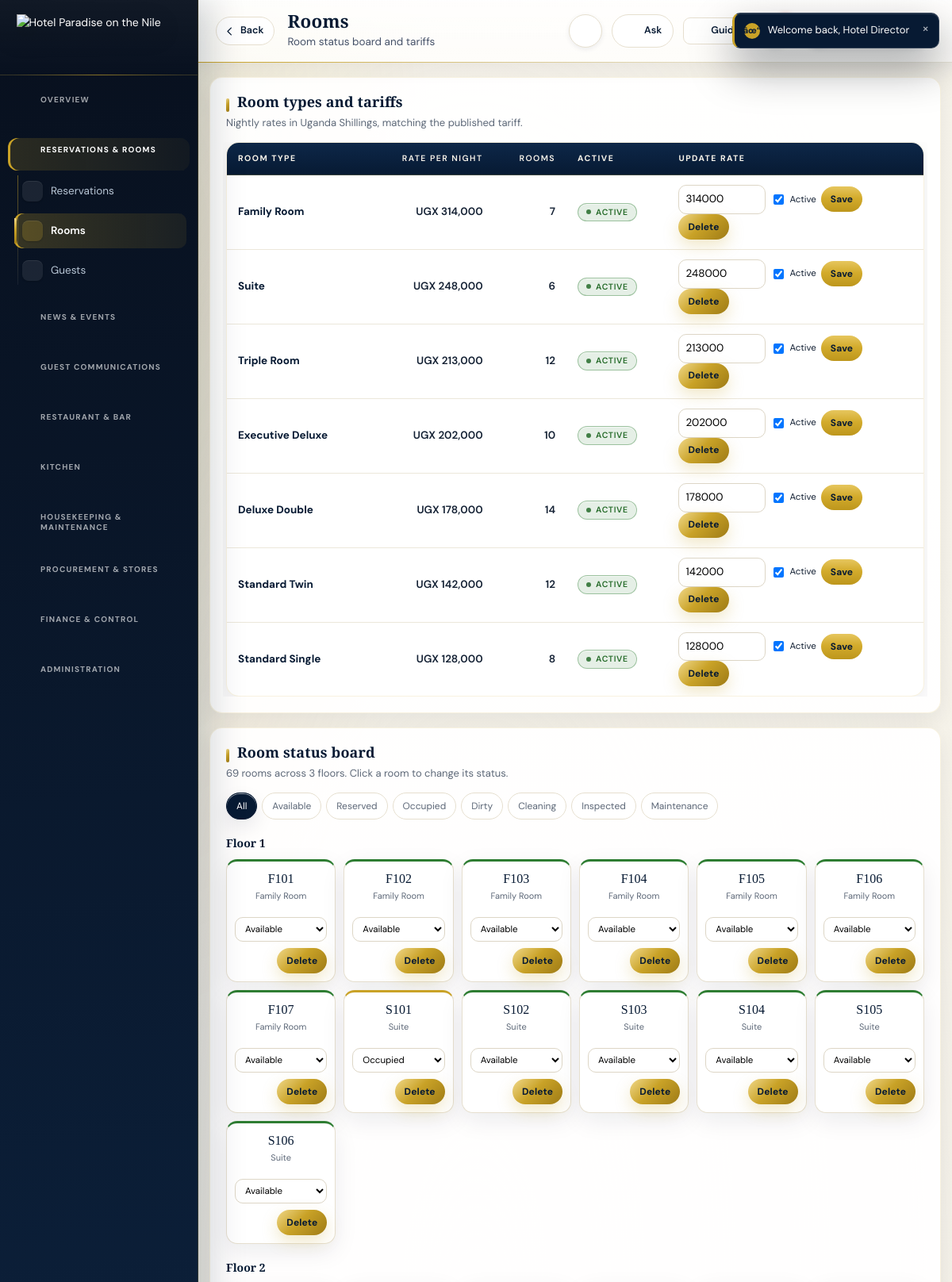
Screenshot of /backend-php/index.php?page=rooms (signed in, upper part) with the database file from the repository.
### tables this page shows
CREATE TABLE `room_types` (
  `id` bigint(20) UNSIGNED NOT NULL,
  `hotel_id` bigint(20) UNSIGNED NOT NULL,
  `name` varchar(120) NOT NULL,
  `description` text DEFAULT NULL,
  `max_guests` int(11) NOT NULL DEFAULT 1,
  `base_rate` decimal(14,2) NOT NULL,
  `active` tinyint(1) NOT NULL DEFAULT 1,
  `deleted_at` timestamp NULL DEFAULT NULL,
  `deleted_by` bigint(20) UNSIGNED DEFAULT NULL
);

CREATE TABLE `rooms` (
  `id` bigint(20) UNSIGNED NOT NULL,
  `hotel_id` bigint(20) UNSIGNED NOT NULL,
  `room_type_id` bigint(20) UNSIGNED NOT NULL,
  `room_number` varchar(30) NOT NULL,
  `floor` varchar(30) DEFAULT NULL,
  `status` enum('available','reserved','occupied','dirty','cleaning','inspected','maintenance','out_of_service') DEFAULT 'available',
  `deleted_at` timestamp NULL DEFAULT NULL,
  `deleted_by` bigint(20) UNSIGNED DEFAULT NULL
);

### backend-php/modules/rooms.php (the view, shortened to what this page needs)
<?php
$flt=$_GET['st']??'';
$types_all=rows('SELECT * FROM room_types WHERE deleted_at IS NULL ORDER BY base_rate DESC');
$whereAll=$flt?'WHERE status=? AND deleted_at IS NULL':'WHERE deleted_at IS NULL';
  $all=rows("SELECT * FROM rooms $whereAll".($flt?' ORDER BY status,room_number':' ORDER BY room_number'),$flt?[$flt]:[]);
$floors=rows('SELECT DISTINCT floor FROM rooms WHERE deleted_at IS NULL ORDER BY floor');
$typeCounts=[];
foreach(rows('SELECT room_type_id,COUNT(*) c FROM rooms GROUP BY room_type_id') as $tc) $typeCounts[(int)$tc['room_type_id']]=(int)$tc['c'];
$typeNames=[];
foreach($types_all as $rt) $typeNames[(int)$rt['id']]=$rt['name'];
echo '<div class="panel"><h2>Room types and tariffs</h2><p class="hint">Nightly rates in Uganda Shillings, matching the published tariff.</p>';
echo '<table class="tbl"><thead><tr><th>Room type</th><th class="num">Rate per night</th><th class="num">Rooms</th><th>Active</th><th>Update rate</th></tr></thead><tbody>';
foreach($types_all as $t){
 $cnt=$typeCounts[(int)$t['id']]??0;
 echo '<tr><td><b>'.e($t['name']).'</b></td><td class="num">'.money($t['base_rate']).'</td><td class="num">'.(int)$cnt.'</td><td>'.($t['active']?badge('Active','ok'):badge('Hidden','grey')).'</td>';
  echo '<td>'; form_open('rooms','rate',['type_id'=>$t['id']]);
  echo '<div style="display:flex;gap:6px;align-items:center;flex-wrap:wrap"><input name="rate" type="number" value="'.(int)$t['base_rate'].'" style="width:110px;padding:7px 8px;border:1px solid var(--line);border-radius:8px">';
  echo '<label style="display:flex;align-items:center;gap:4px;font-size:11.5px"><input type="checkbox" name="active"'.($t['active']?' checked':'').'> Active</label>';
  echo '<button class="btn sm">Save</button></div>'; form_close(); echo ' '.trash_button('room_types',(int)$t['id'],'rooms').'</td></tr>';
}
  echo '</tbody></table></div>';
echo '<div class="panel"><h2>Room status board</h2><p class="hint">'.(int)val('SELECT COUNT(*) FROM rooms WHERE deleted_at IS NULL').' rooms across '.count($floors).' floors. Click a room to change its status.</p>';
echo '<div class="rfilter">';
foreach([''=>'All','available'=>'Available','reserved'=>'Reserved','occupied'=>'Occupied','dirty'=>'Dirty','cleaning'=>'Cleaning','inspected'=>'Inspected','maintenance'=>'Maintenance'] as $k=>$v){
 echo '<a href="'.BASE.'/index.php?page=rooms'.($k?'&st='.$k:'').'"><button class="'.($flt===$k?'on':'').'">'.$v.'</button></a>';
}
echo '</div>';
foreach($floors as $f){
 echo '<h3 style="margin:22px 0 12px">'.e($f['floor']).'</h3><div class="roomGrid">';
  foreach($all as $r) if($r['floor']===$f['floor']){
   $tname=$typeNames[(int)$r['room_type_id']]??'';
   echo '<div class="room '.e($r['status']).'"><div class="rno">'.e($r['room_number']).'</div><div class="rtype">'.e($tname).'</div>';
   echo '<form method="post" action="'.BASE.'/index.php?page=rooms&amp;act=status" style="margin-top:10px">'.csrf_field();
   echo '<select name="status" onchange="this.form.submit()" style="width:100%;padding:6px 8px;border:1px solid var(--line);border-radius:8px;font-size:11.5px">';
   $states=['available'=>'Available','dirty'=>'Dirty','cleaning'=>'Cleaning','inspected'=>'Inspected','maintenance'=>'Maintenance','out_of_service'=>'Out of service'];
   if($r['status']==='occupied') $states=['occupied'=>'Occupied']+$states;
   foreach($states as $k2=>$v2)
    echo '<option value="'.$k2.'"'.checked($r['status'],$k2).'>'.$v2.'</option>';
   echo '</select></form>';
   echo '<div style="margin-top:8px;text-align:right">'; echo trash_button('rooms',(int)$r['id'],'rooms'); echo '</div>';
   echo '</div>';
  }
 echo '</div>';
}
echo '</div>';

### backend-php/app/bootstrap.php (shortened to what this page needs)
<?php
if(!function_exists('hp_config')){
 function hp_config(): array{
  $file=__DIR__.'/../config.php';
  if(!is_readable($file)) return $cfg=[];
  $got=include $file;
  return $cfg=is_array($got)?$got:[];
 }
}
function db_config(): array{
 $fromFile=hp_config();
 $fromConfig=function(string $path) use($fromFile){
  $node=$fromFile;
  foreach(explode('.',$path) as $step){
   if(!is_array($node)||!array_key_exists($step,$node)) return null;
   $node=$node[$step];
  }
  return $node;
 };
 $pick=function(string $path,string $env,string $fallback) use($fromConfig): string{
  $v=getenv($env);
  if(is_string($v)&&$v!=='') return $v;
  $v=$fromConfig($path);
  if(is_string($v)&&$v!=='') return $v;
  return $fallback;
 };
 $host=$pick('db.host','HP_DB_HOST','127.0.0.1');
 $port=$pick('db.port','HP_DB_PORT','');
 return $cfg=[
  'dsn'=>'mysql:host='.$host.($port!==''?';port='.$port:'').';charset=utf8mb4',
  'host'=>$host,'port'=>$port,
  'name'=>$pick('db.name','HP_DB_NAME','hotelpardise_system'),
  'user'=>$pick('db.user','HP_DB_USER','hotelpardise_system'),
  'pass'=>$pick('db.pass','HP_DB_PASS',''),
  'web'=>[
   'name'=>$pick('web_db.name','HP_WEB_DB_NAME','hotelpardise_website'),
   'user'=>$pick('web_db.user','HP_WEB_DB_USER','hotelpardise_website'),
   'pass'=>$pick('web_db.pass','HP_WEB_DB_PASS',''),
  ],
 ];
}
function db_connect(string $dsn,string $dbName,string $user,string $pass): PDO{
  try{
   return new PDO($dsn.';dbname='.$dbName,$user,$pass,[
    PDO::ATTR_ERRMODE=>PDO::ERRMODE_EXCEPTION,
    PDO::ATTR_DEFAULT_FETCH_MODE=>PDO::FETCH_ASSOC
   ]);
  }catch(PDOException $e){
   $reason=db_failure_reason($e,$dbName,$user);
   error_log('[hotel db] cannot open '.$dbName.' as '.$user.'@'.db_config()['host']
    .' [SQLSTATE '.$e->getCode().']: '.$reason);
   throw new RuntimeException($reason,0);
  }
}
function db(): PDO{
  static $pdo=null;
  if($pdo===null){
   $c=db_config();
   try{
    $pdo=db_connect($c['dsn'],$c['name'],$c['user'],$c['pass']);
   }catch(RuntimeException $e){
    db_setup_page($e->getMessage());
   }
  }
  return $pdo;
}
function q(string $sql,array $p=[]){ $st=db()->prepare($sql); $st->execute($p); return $st; }
function rows(string $sql,array $p=[]){ return q($sql,$p)->fetchAll(); }
function val(string $sql,array $p=[]){ $r=q($sql,$p)->fetchColumn(); return $r===false?null:$r; }
function e($v=null): string{ return htmlspecialchars((string)$v,ENT_QUOTES,'UTF-8'); }
function money($v): string{ return 'UGX '.number_format((float)$v,0); }
function badge(string $text,string $tone='grey'): string{
 static $tones=['ok'=>1,'warn'=>1,'bad'=>1,'gold'=>1,'navy'=>1,'blue'=>1,'grey'=>1];
 $t=isset($tones[$tone])?$tone:'grey';
 return '<span class="badge '.e($t).'">'.e($text).'</span>';
}
require_once __DIR__.'/trash.php';

### backend-php/app/trash.php (shortened to what this page needs)
<?php
function trash_registry(): array{
 return [
  'guests'                =>['label'=>'Guest',          'title'=>'full_name',      'desc'=>'email',          'page'=>'guests'],
  'suppliers'             =>['label'=>'Supplier',        'title'=>'name',           'desc'=>'contact_person','page'=>'suppliers'],
  'users'                 =>['label'=>'Team member','title'=>'name',           'desc'=>'email',          'page'=>'users'],
  'inventory_items'       =>['label'=>'Stock item','title'=>'name','desc'=>'code','page'=>'inventory'],
  'expenses'              =>['label'=>'Expense','title'=>'number','desc'=>'description','page'=>'expenses'],
  'event_requests'        =>['label'=>'Event request','title'=>'request_number','desc'=>'full_name','page'=>'events'],
  'facility_enquiries'    =>['label'=>'Facility enquiry','title'=>'enquiry_number','desc'=>'full_name','page'=>'events'],
  'news_posts'            =>['label'=>'News post','title'=>'title','desc'=>'category','page'=>'news'],
  'reservations'          =>['label'=>'Reservation','title'=>'booking_number','desc'=>'status','page'=>'reservations'],
  'purchase_requisitions' =>['label'=>'Requisition','title'=>'number','desc'=>'status','page'=>'purchases'],
  'purchase_orders'       =>['label'=>'Purchase order','title'=>'number','desc'=>'status','page'=>'purchases'],
  'rooms'                 =>['label'=>'Room','title'=>'room_number','desc'=>'status','page'=>'rooms'],
  'room_types'            =>['label'=>'Room type','title'=>'name','desc'=>'description','page'=>'rooms'],
 ];
}
function trash_meta(string $table): ?array{ return trash_registry()[$table]??null; }
function trash_button(string $table,int $id,string $back=''): string{
 $meta=trash_meta($table);
 $msg='Move this '.$meta['label'].' to the Trash? You can restore it later from the Trash page.';
 return '<form method="post" class="actForm" onsubmit="return confirm('.json_encode($msg,JSON_UNESCAPED_SLASHES|JSON_HEX_APOS).')">'
  .csrf_field()
  .'<input type="hidden" name="trash_action" value="trash">'
  .'<input type="hidden" name="table" value="'.e($table).'">'
  .'<input type="hidden" name="id" value="'.(int)$id.'">'
  .'<input type="hidden" name="back" value="'.e($back).'">'
  .'<button class="btn sm danger" type="submit">Delete</button></form>';
}

### backend-php/assets/luxury-admin.css (style rules this page uses)
html { scroll-behavior:smooth }
body { background: radial-gradient(1100px 420px at 100% -10%,rgba(201,162,39,.12),transparent 60%), radial-gradient(800px 340px at -5% 0,rgba(11,93,120,.09),transparent 60%), linear-gradient(180deg,#f8f5ec 0%,#f2efe6 100%) !important; color:var(--ink); font-feature-settings:"liga" 1,"kern" 1 }
.tbSub,.hint,.muted,.subtle { color:var(--muted) !important }
.card,.kpi,.stat,.panel,.box,[class*="card"],.tableWrap,table,.chartBox,.reportCard,.notifCard { border-radius:var(--r) !important;border:1px solid rgba(201,162,39,.14) !important;box-shadow:var(--e1) !important }
.card,.panel,.box,.tableWrap,.chartBox,.reportCard { background:rgba(255,255,255,.92) !important }
h1,h2,h3,.pageTitle,.sectionTitle { font-family:'Playfair Display',serif;color:var(--navy) }
table { width:100%;border-collapse:separate !important;border-spacing:0;overflow:hidden;background:#fff }
thead th,th { background:linear-gradient(180deg,#0d2748,#071a33) !important;color:#f8f4ea !important; font-weight:600;letter-spacing:.04em;text-transform:uppercase;font-size:11px;border-bottom:1px solid rgba(201,162,39,.25) !important }
th,td { padding:12px 14px !important;border-bottom:1px solid #ece7db !important;vertical-align:middle }
tbody tr { transition:background .18s ease }
tbody tr:last-child td { border-bottom:0 !important }
input,select,textarea { border-radius:10px !important;border:1px solid #ddd6c6 !important;background:#fff !important; transition:border-color .2s ease,box-shadow .2s ease }
.btn,button.btn,a.btn,.button,[type="submit"] { border-radius:999px !important;font-weight:700;letter-spacing:.01em; transition:transform .22s ease,box-shadow .22s ease,filter .22s ease }
.btn.primary,.btnP,.btn-gold,[class*="primary"],button[type="submit"].btn { background:var(--foil) !important;color:#071a33 !important;border:0 !important;box-shadow:0 8px 20px rgba(201,162,39,.25) !important }
.pill,.badge,.status,.tag,[class*="pill"],[class*="badge"] { border-radius:999px !important;font-weight:600 }

### rows the page displays
room_types: name "Family Room", base_rate "UGX 314,000", id "7", rate "314000", active "☑"
room_types: name "Suite", base_rate "UGX 248,000", id "6", rate "248000", active "☑"
room_types: name "Triple Room", base_rate "UGX 213,000", id "12", rate "213000", active "☑"
room_types: name "Executive Deluxe", base_rate "UGX 202,000", id "10", rate "202000", active "☑"
room_types: name "Deluxe Double", base_rate "UGX 178,000", id "14", rate "178000", active "☑"
room_types: name "Standard Twin", base_rate "UGX 142,000", id "12", rate "142000", active "☑"
room_types: name "Standard Single", base_rate "UGX 128,000", id "8", rate "128000", active "☑"
rooms: room_number "F101", room_type "Family Room"
rooms: room_number "F102", room_type "Family Room"
rooms: room_number "F103", room_type "Family Room"
rooms: room_number "F104", room_type "Family Room"
rooms: room_number "F105", room_type "Family Room"
rooms: room_number "F106", room_type "Family Room"
rooms: room_number "F107", room_type "Family Room"
rooms: room_number "S101", room_type "Suite"
rooms: room_number "S102", room_type "Suite"
rooms: room_number "S103", room_type "Suite"
rooms: room_number "S104", room_type "Suite"
rooms: room_number "S105", room_type "Suite"
rooms: room_number "S106", room_type "Suite"

### other values shown
$group['label'] "OVERVIEW"
$group['label'] "RESERVATIONS & ROOMS"
$label "Reservations"
$label "Rooms"
$label "Guests"
$group['label'] "NEWS & EVENTS"
$group['label'] "GUEST COMMUNICATIONS"
$group['label'] "RESTAURANT & BAR"
$group['label'] "KITCHEN"
$group['label'] "HOUSEKEEPING & MAINTENANCE"
$group['label'] "PROCUREMENT & STORES"
$group['label'] "FINANCE & CONTROL"
$group['label'] "ADMINISTRATION"
$title "Rooms"
$sub "Room status board and tariffs"
